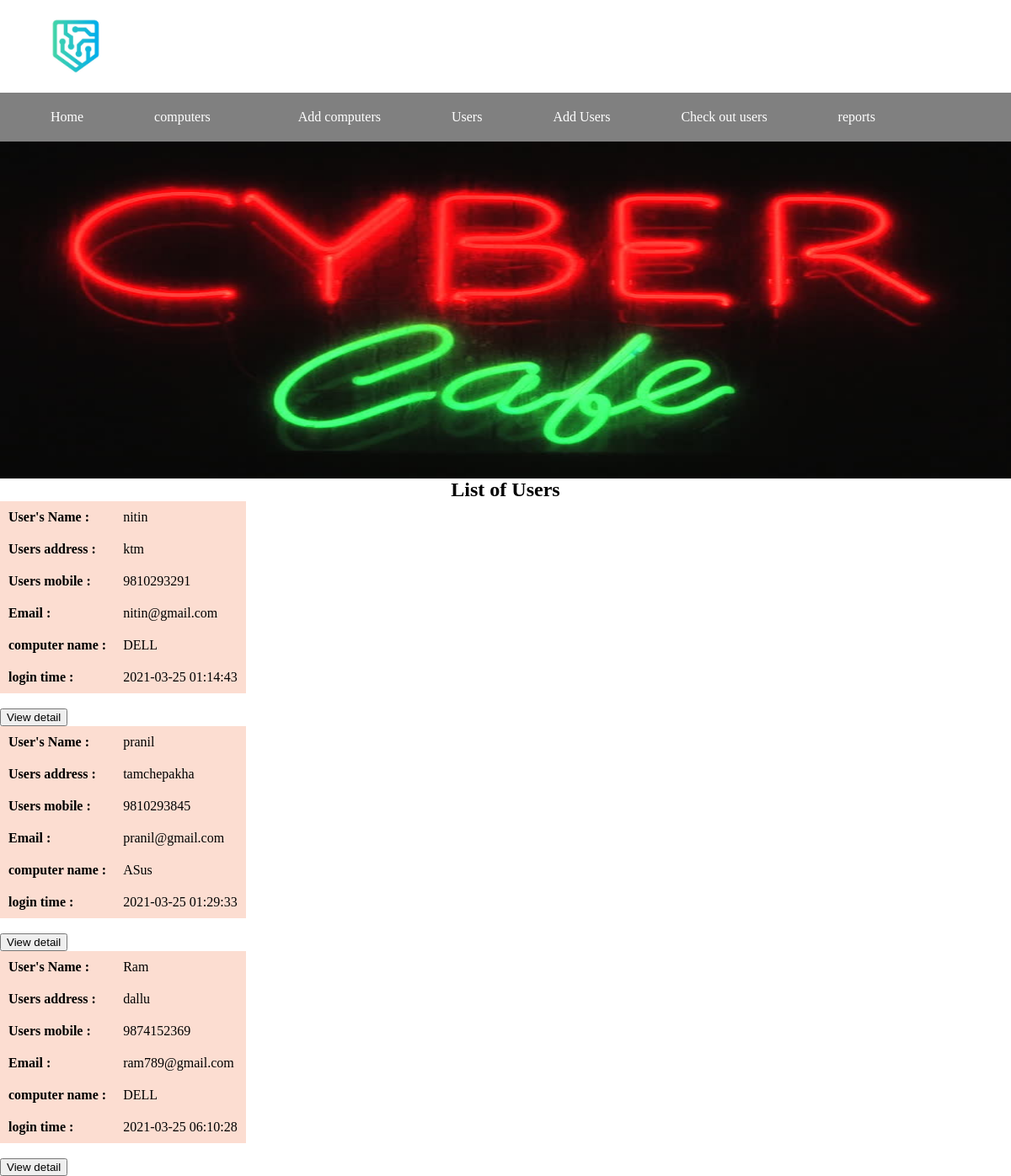
The page /users.php on the database its author committed.
### tables this page shows
CREATE TABLE `tbl_users` (
  `id` int(11) NOT NULL,
  `username` varchar(120) NOT NULL,
  `useraddress` varchar(200) NOT NULL,
  `mobilenumber` bigint(10) NOT NULL,
  `email` varchar(200) NOT NULL,
  `computername` varchar(120) NOT NULL,
  `intime` timestamp NOT NULL DEFAULT current_timestamp(),
  `outtime` timestamp NULL DEFAULT NULL ON UPDATE current_timestamp(),
  `fees` int(11) DEFAULT NULL,
  `remarks` varchar(120) DEFAULT NULL,
  `status` varchar(20) NOT NULL DEFAULT '1'
);

### users.php (the view, shortened to what this page needs)
<?php
include("includes/connection.php");
?>
<html>
<head>
    <link rel="stylesheet" href="css/login.css">
</head>
<body>
    <div id="wrapper">
        <?php
        include("includes/sidebar.php");
        ?>
        <div id="content">
            <center>
                <h2> List of Users</h2>
            </center>
            <?php
            $sql = "SELECT id,username,useraddress,mobilenumber,email,computername,intime,outtime FROM tbl_users";
            $result = $conn->query($sql);
            while ($rows = $result->fetch_assoc()) {
            ?>
            <div class="">
                    <table cellspacing="0px" cellpadding="10px" style="background-color:#FCDDD1" ;">
                        <tr>
                            <td> <b> User's Name :</b></td>
                            <td><?php echo $rows['username']; ?></td>
                        </tr>
                        <tr>
                            <td> <b>Users address :</b> </td>
                            <td><?php echo $rows['useraddress']; ?></td>
                        </tr>
                        <tr>
                            <td> <b>Users mobile :</b> </td>
                            <td><?php echo $rows['mobilenumber']; ?></td>
                        </tr>
                       <tr>
                            <td> <b>Email :</b> </td>
                            <td><?php echo $rows['email']; ?></td>
                        </tr>
                        <tr>
                            <td> <b>computer name :</b> </td>
                            <td><?php echo $rows['computername']; ?></td>
                        </tr>
                        <tr>
                            <td> <b>login time  :</b> </td>
                            <td><?php echo $rows['intime']; ?></td>
                        </tr>
                    </table>
                    <br>
                    <a href="detail.php?id=<?php echo $rows['id']; ?>"><button id="view">View detail</button></a>
                </div>
            </div>
            <?php
            }
            ?>
</body>
</html>

### css/login.css (style rules this page uses)
* { margin: 0; }
#wrapper { width: 100%; margin: 0; padding: 0; background-color: #fff; top: 0; left: 0; overflow: hidden; font-family: Segoe UI Semibold; }

### rows shown on the page
tbl_users: username "nitin", useraddress "ktm", mobilenumber "9810293291", email "nitin@gmail.com", computername "DELL", intime "2021-03-25 01:14:43"
tbl_users: username "pranil", useraddress "tamchepakha", mobilenumber "9810293845", email "pranil@gmail.com", computername "ASus", intime "2021-03-25 01:29:33"
tbl_users: username "Ram", useraddress "dallu", mobilenumber "9874152369", email "ram789@gmail.com", computername "DELL", intime "2021-03-25 06:10:28"
